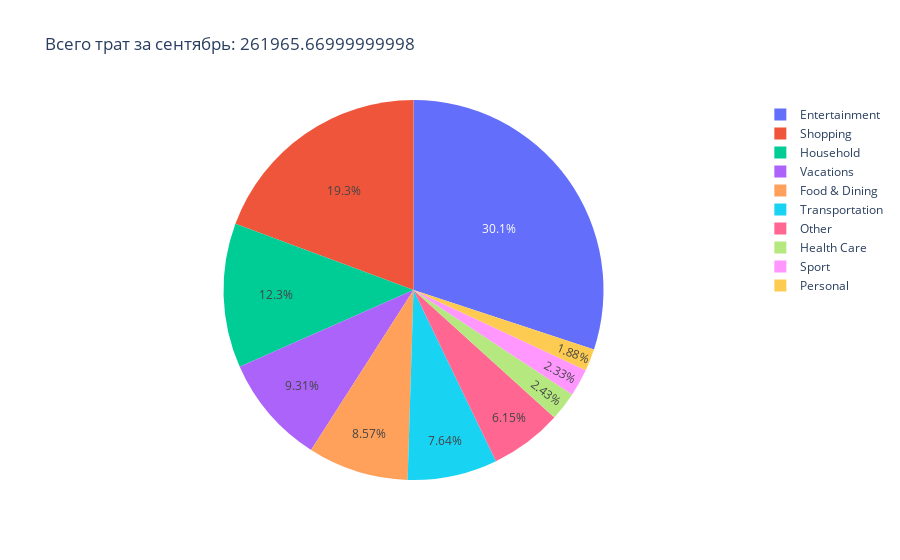

Source (notebook cell):
### Code cell
df_vis_2 = df_vis.loc[df_vis['Подкатегория'] != "Mortgage/Rent"]

fig = px.pie(df_vis_2, values='trans_rub', names='Категория', title=f'Всего трат за {months_dict[month]}: {df_vis_2["trans_rub"].sum()}')
fig.show()

### Figure 1 — Plotly figure (JSON) as saved in the notebook; plotly's stock layout.template omitted (floating-point values rounded to 4 significant figures; data arrays with more than 128 entries replaced by an {"elided": "..."} marker saying what was removed)
{"data": [{"domain": {"x": [0, 1], "y": [0, 1]}, "hovertemplate": "Категория=%{label}<br>trans_rub=%{value}<extra></extra>", "labels": {"elided": "151 str values"}, "legendgroup": "", "name": "", "showlegend": true, "type": "pie", "values": {"elided": "151 float values"}}], "layout": {"legend": {"tracegroupgap": 0}, "title": {"text": "Всего трат за сентябрь: 261965.66999999998"}}}
